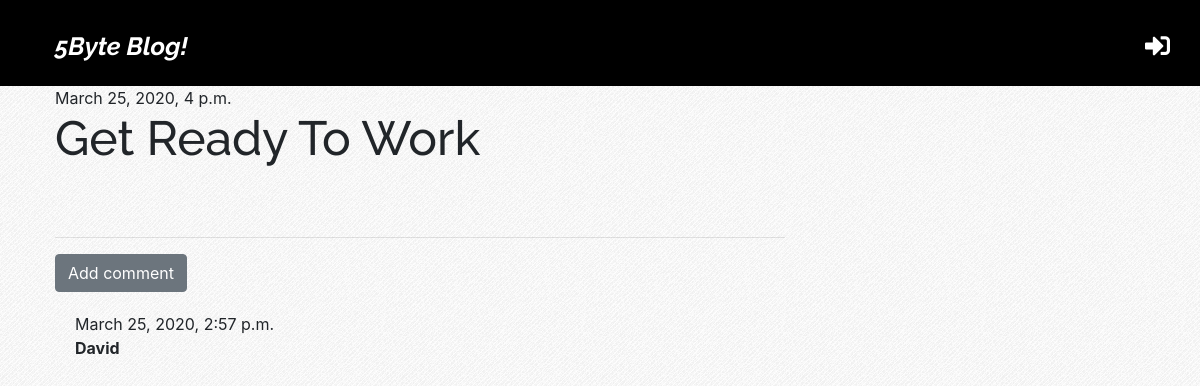
Screenshot of /post/21 with the database file from the repository.
### blog/models.py (models this page shows, shortened)
class Post(models.Model):
    author= models.ForeignKey('auth.User', on_delete=models.CASCADE) # si el autor John , crea 10 post y elimino este autor, todos los post se eliminaran
    title= models.CharField(max_length=200)
    text=models.TextField()
    created_date= models.DateTimeField(default=timezone.now)
    published_date=models.DateTimeField(blank=True,null=True)

class Comment(models.Model):
    post=models.ForeignKey('blog.Post', on_delete=models.CASCADE, related_name='comments') # Si elimino el blog post, todos los comentarios relacionados con el , se eliminan, ya que es una foreing key
    author=models.CharField(max_length=200)
    text= models.TextField()
    created_date=models.DateTimeField(default=timezone.now)
    approved=models.BooleanField(default=False)

### blog/views.py (the view)
# urls.py: path('post/<int:pk>', views.post_detail , name='post_detail'),
def post_detail(request,pk):
    post = get_object_or_404 (Post,pk=pk)
    stuff_for_frontent={'post':post}
    return render(request, 'blog/post_detail.html',stuff_for_frontent)

### blog/templatetags/markdownify.py (called while the page is built)
@register.filter
def markdown(value):
    renderer = HighlightRenderer()
    markdown = mistune.Markdown(renderer=renderer)
    return markdown(value)

### blog/templates/blog/post_detail.html (shortened to what this page needs)
{% extends 'blog/base.html' %}
{% load markdownify %}
{% block content %}
      <div class="post">
          {% if post.published_date %}
              <div class="date">
                {{post.published_date}}
              </div>
          {%else%}
              <a href="{% url 'post_publish' pk=post.pk %}" class='btn btn-success' style='margin-top:10px'><i class="fas fa-upload fa-2x" style='color:#000000'></i></a>
          {%endif%}
          <h1>{{post.title}}</h1>
      </div>
        <hr>
        <a href="{%url 'add_comment_to_post' pk=post.pk%}" class='btn btn-secondary'>Add comment</a>
        {% for comment in post.comments.all %}
          {%if user.is_authenticated or comment.approved%}
            <div class="comment">
              <div class="date">
                {{comment.created_date}}
              </div>
                <strong>{{comment.author}}</strong>
            </div>
          {%endif%}
        {%empty%}
            <p>No comments...</p>
        {%endfor%}
{%endblock%}

### blog/static/css/blog.css (style rules this page uses)
body { background-image: url('images/debut_light.png'); width: auto; height: 500px; }
h1,h2,h3,h4 { font-family: 'Raleway', 'Inconsolata' , 'Droid Sans', serif; font-size: 48px; }
.post { margin-bottom: 70px; }
.comment { margin: 20px 0px 20px 20px; }

### rows the page displays
Post: published_date "March 25, 2020, 4 p.m.", title "Get Ready To Work"
Comment: created_date "March 25, 2020, 2:57 p.m.", author "David"
